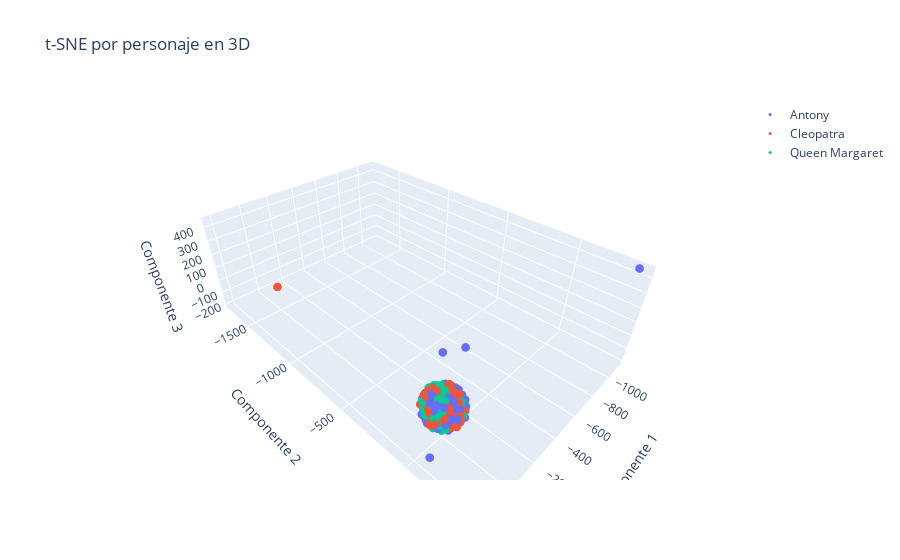

Write notebook code for a chart like this one.
### Code cell
from sklearn.manifold import TSNE
import numpy as np
import plotly.graph_objs as go


tsne = TSNE(n_components=3, random_state=42, init='random')
X_train_red = tsne.fit_transform(X_train_tf)

fig = go.Figure()

# Añadir trazos para cada clase en 3D
for character in np.unique(y_train):
    mask_train = y_train == character
    fig.add_trace(go.Scatter3d(
        x=X_train_red[mask_train, 0],
        y=X_train_red[mask_train, 1],
        z=X_train_red[mask_train, 2],
        mode='markers',
        marker=dict(size=3),  # Ajustar el tamaño de los puntos
        name=f'{character}'
    ))

# Configurar el layout
fig.update_layout(
    title='t-SNE por personaje en 3D',
    scene=dict(
        xaxis_title='Componente 1',
        yaxis_title='Componente 2',
        zaxis_title='Componente 3'
    )
)

# Mostrar el gráfico
fig.show()
